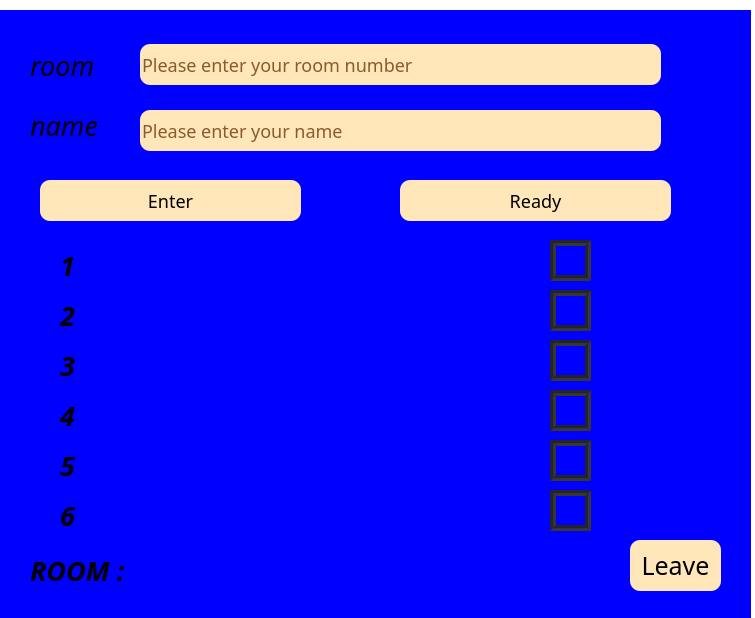
<?xml version="1.0" encoding="UTF-8"?>
<ui version="4.0">
 <class>ask_join_room</class>
 <widget class="QWidget" name="ask_join_room">
  <property name="geometry">
   <rect>
    <x>0</x>
    <y>0</y>
    <width>755</width>
    <height>618</height>
   </rect>
  </property>
  <property name="windowTitle">
   <string>Form</string>
  </property>
  <property name="styleSheet">
   <string notr="true">*{
	background:rgb(255, 255, 255);
	font-family:Century Gothic,sans-serif;
}
QFrame{
background: blue;
}
QFrame{
	border:sold 10px rgba(0,0,0);
	background-image: url(I:/coding/C++project/final_checker_v1/pictureSource/ask2.png);
}
QLineEdit{
	color: #8B5A2B;
	background-color:#8B5A2B;
}
QLineEdit{
	color: (255,255,255);
	background-color:#FFE7BA;
	font-size:18px;
	border-style:outset;
	border-radius:10px;
}
QPushButton{
	background:#FFE7BA;
	border-style:outset;
	border-radius:10px;
 	font-size:18px;
}
QPushButton:pressed{
	background-color:#405361;
	border-style:inset;
}
QCheckBox{
	background:rgba(85,170,225,0);
	color:white;
}
QLabel{
	background:rgba(85,170,225,0);
	color:black;
	font-style: italic bold;
	font size:50px;
}

QListView{
	background:rgba(85,170,225,0);
	color:black;
	font-style: italic bold;
	font size:50px;
}

</string>
  </property>
  <widget class="QFrame" name="frame">
   <property name="geometry">
    <rect>
     <x>0</x>
     <y>10</y>
     <width>751</width>
     <height>631</height>
    </rect>
   </property>
   <property name="frameShape">
    <enum>QFrame::StyledPanel</enum>
   </property>
   <property name="frameShadow">
    <enum>QFrame::Raised</enum>
   </property>
   <widget class="QLineEdit" name="NameEdit">
    <property name="geometry">
     <rect>
      <x>140</x>
      <y>100</y>
      <width>521</width>
      <height>41</height>
     </rect>
    </property>
    <property name="text">
     <string>Please enter your name </string>
    </property>
   </widget>
   <widget class="QPushButton" name="Enter">
    <property name="geometry">
     <rect>
      <x>40</x>
      <y>170</y>
      <width>261</width>
      <height>41</height>
     </rect>
    </property>
    <property name="text">
     <string>Enter</string>
    </property>
   </widget>
   <widget class="QPushButton" name="Ready">
    <property name="geometry">
     <rect>
      <x>400</x>
      <y>170</y>
      <width>271</width>
      <height>41</height>
     </rect>
    </property>
    <property name="text">
     <string>Ready</string>
    </property>
   </widget>
   <widget class="QLineEdit" name="roomNum">
    <property name="geometry">
     <rect>
      <x>140</x>
      <y>34</y>
      <width>521</width>
      <height>41</height>
     </rect>
    </property>
    <property name="text">
     <string>Please enter your room number</string>
    </property>
   </widget>
   <widget class="QLabel" name="_1">
    <property name="geometry">
     <rect>
      <x>60</x>
      <y>240</y>
      <width>31</width>
      <height>31</height>
     </rect>
    </property>
    <property name="font">
     <font>
      <pointsize>20</pointsize>
      <italic>true</italic>
      <bold>true</bold>
     </font>
    </property>
    <property name="text">
     <string>1</string>
    </property>
   </widget>
   <widget class="QLabel" name="_3">
    <property name="geometry">
     <rect>
      <x>60</x>
      <y>340</y>
      <width>31</width>
      <height>31</height>
     </rect>
    </property>
    <property name="font">
     <font>
      <pointsize>20</pointsize>
      <italic>true</italic>
      <bold>true</bold>
     </font>
    </property>
    <property name="text">
     <string>3</string>
    </property>
   </widget>
   <widget class="QLabel" name="_2">
    <property name="geometry">
     <rect>
      <x>60</x>
      <y>290</y>
      <width>31</width>
      <height>31</height>
     </rect>
    </property>
    <property name="font">
     <font>
      <pointsize>20</pointsize>
      <italic>true</italic>
      <bold>true</bold>
     </font>
    </property>
    <property name="text">
     <string>2</string>
    </property>
   </widget>
   <widget class="QLabel" name="_4">
    <property name="geometry">
     <rect>
      <x>60</x>
      <y>390</y>
      <width>31</width>
      <height>31</height>
     </rect>
    </property>
    <property name="font">
     <font>
      <pointsize>20</pointsize>
      <italic>true</italic>
      <bold>true</bold>
     </font>
    </property>
    <property name="text">
     <string>4</string>
    </property>
   </widget>
   <widget class="QLabel" name="_5">
    <property name="geometry">
     <rect>
      <x>60</x>
      <y>440</y>
      <width>31</width>
      <height>31</height>
     </rect>
    </property>
    <property name="font">
     <font>
      <pointsize>20</pointsize>
      <italic>true</italic>
      <bold>true</bold>
     </font>
    </property>
    <property name="text">
     <string>5</string>
    </property>
   </widget>
   <widget class="QLabel" name="_6">
    <property name="geometry">
     <rect>
      <x>60</x>
      <y>490</y>
      <width>31</width>
      <height>31</height>
     </rect>
    </property>
    <property name="font">
     <font>
      <pointsize>20</pointsize>
      <italic>true</italic>
      <bold>true</bold>
     </font>
    </property>
    <property name="text">
     <string>6</string>
    </property>
   </widget>
   <widget class="QLabel" name="AName">
    <property name="geometry">
     <rect>
      <x>130</x>
      <y>240</y>
      <width>331</width>
      <height>31</height>
     </rect>
    </property>
    <property name="font">
     <font>
      <pointsize>17</pointsize>
      <italic>true</italic>
     </font>
    </property>
    <property name="text">
     <string/>
    </property>
   </widget>
   <widget class="QLabel" name="BName">
    <property name="geometry">
     <rect>
      <x>130</x>
      <y>290</y>
      <width>331</width>
      <height>31</height>
     </rect>
    </property>
    <property name="font">
     <font>
      <pointsize>17</pointsize>
      <italic>true</italic>
     </font>
    </property>
    <property name="text">
     <string/>
    </property>
   </widget>
   <widget class="QLabel" name="CName">
    <property name="geometry">
     <rect>
      <x>130</x>
      <y>340</y>
      <width>331</width>
      <height>31</height>
     </rect>
    </property>
    <property name="font">
     <font>
      <pointsize>17</pointsize>
      <italic>true</italic>
     </font>
    </property>
    <property name="text">
     <string/>
    </property>
   </widget>
   <widget class="QLabel" name="DName">
    <property name="geometry">
     <rect>
      <x>130</x>
      <y>390</y>
      <width>331</width>
      <height>31</height>
     </rect>
    </property>
    <property name="font">
     <font>
      <pointsize>17</pointsize>
      <italic>true</italic>
     </font>
    </property>
    <property name="text">
     <string/>
    </property>
   </widget>
   <widget class="QLabel" name="EName">
    <property name="geometry">
     <rect>
      <x>130</x>
      <y>440</y>
      <width>331</width>
      <height>31</height>
     </rect>
    </property>
    <property name="font">
     <font>
      <pointsize>17</pointsize>
      <italic>true</italic>
     </font>
    </property>
    <property name="text">
     <string/>
    </property>
   </widget>
   <widget class="QLabel" name="FName">
    <property name="geometry">
     <rect>
      <x>130</x>
      <y>490</y>
      <width>331</width>
      <height>31</height>
     </rect>
    </property>
    <property name="font">
     <font>
      <pointsize>17</pointsize>
      <italic>true</italic>
     </font>
    </property>
    <property name="text">
     <string/>
    </property>
   </widget>
   <widget class="QLabel" name="roomNum_show">
    <property name="geometry">
     <rect>
      <x>30</x>
      <y>530</y>
      <width>571</width>
      <height>61</height>
     </rect>
    </property>
    <property name="font">
     <font>
      <pointsize>20</pointsize>
      <italic>true</italic>
      <bold>true</bold>
     </font>
    </property>
    <property name="text">
     <string>ROOM : </string>
    </property>
   </widget>
   <widget class="QLabel" name="label_8">
    <property name="geometry">
     <rect>
      <x>480</x>
      <y>230</y>
      <width>41</width>
      <height>41</height>
     </rect>
    </property>
    <property name="text">
     <string/>
    </property>
   </widget>
   <widget class="QLabel" name="ready1">
    <property name="geometry">
     <rect>
      <x>550</x>
      <y>230</y>
      <width>41</width>
      <height>41</height>
     </rect>
    </property>
    <property name="styleSheet">
     <string notr="true">QLabel{border:6px groove #242424;}</string>
    </property>
    <property name="text">
     <string/>
    </property>
   </widget>
   <widget class="QLabel" name="ready2">
    <property name="geometry">
     <rect>
      <x>550</x>
      <y>280</y>
      <width>41</width>
      <height>41</height>
     </rect>
    </property>
    <property name="styleSheet">
     <string notr="true">QLabel{border:6px groove #242424;}</string>
    </property>
    <property name="text">
     <string/>
    </property>
   </widget>
   <widget class="QLabel" name="ready3">
    <property name="geometry">
     <rect>
      <x>550</x>
      <y>330</y>
      <width>41</width>
      <height>41</height>
     </rect>
    </property>
    <property name="styleSheet">
     <string notr="true">QLabel{border:6px groove #242424;}</string>
    </property>
    <property name="text">
     <string/>
    </property>
   </widget>
   <widget class="QLabel" name="ready4">
    <property name="geometry">
     <rect>
      <x>550</x>
      <y>380</y>
      <width>41</width>
      <height>41</height>
     </rect>
    </property>
    <property name="styleSheet">
     <string notr="true">QLabel{border:6px groove #242424;}</string>
    </property>
    <property name="text">
     <string/>
    </property>
   </widget>
   <widget class="QLabel" name="ready5">
    <property name="geometry">
     <rect>
      <x>550</x>
      <y>430</y>
      <width>41</width>
      <height>41</height>
     </rect>
    </property>
    <property name="styleSheet">
     <string notr="true">QLabel{border:6px groove #242424;}</string>
    </property>
    <property name="text">
     <string/>
    </property>
   </widget>
   <widget class="QLabel" name="ready6">
    <property name="geometry">
     <rect>
      <x>550</x>
      <y>480</y>
      <width>41</width>
      <height>41</height>
     </rect>
    </property>
    <property name="styleSheet">
     <string notr="true">QLabel{border:6px groove #242424;}</string>
    </property>
    <property name="text">
     <string/>
    </property>
   </widget>
   <widget class="QPushButton" name="Leave">
    <property name="geometry">
     <rect>
      <x>630</x>
      <y>530</y>
      <width>91</width>
      <height>51</height>
     </rect>
    </property>
    <property name="styleSheet">
     <string notr="true">font-size:25px;</string>
    </property>
    <property name="text">
     <string>Leave</string>
    </property>
   </widget>
   <widget class="Line" name="line">
    <property name="geometry">
     <rect>
      <x>0</x>
      <y>590</y>
      <width>741</width>
      <height>16</height>
     </rect>
    </property>
    <property name="orientation">
     <enum>Qt::Horizontal</enum>
    </property>
   </widget>
   <widget class="QLabel" name="room">
    <property name="geometry">
     <rect>
      <x>30</x>
      <y>40</y>
      <width>101</width>
      <height>31</height>
     </rect>
    </property>
    <property name="font">
     <font>
      <pointsize>20</pointsize>
      <italic>true</italic>
     </font>
    </property>
    <property name="text">
     <string>room</string>
    </property>
   </widget>
   <widget class="QLabel" name="name">
    <property name="geometry">
     <rect>
      <x>30</x>
      <y>100</y>
      <width>101</width>
      <height>31</height>
     </rect>
    </property>
    <property name="font">
     <font>
      <pointsize>20</pointsize>
      <italic>true</italic>
     </font>
    </property>
    <property name="text">
     <string>name</string>
    </property>
   </widget>
   <widget class="QLabel" name="ranking">
    <property name="geometry">
     <rect>
      <x>20</x>
      <y>20</y>
      <width>701</width>
      <height>211</height>
     </rect>
    </property>
    <property name="font">
     <font>
      <pointsize>80</pointsize>
      <italic>true</italic>
     </font>
    </property>
    <property name="text">
     <string/>
    </property>
   </widget>
  </widget>
 </widget>
 <resources/>
 <connections/>
</ui>
